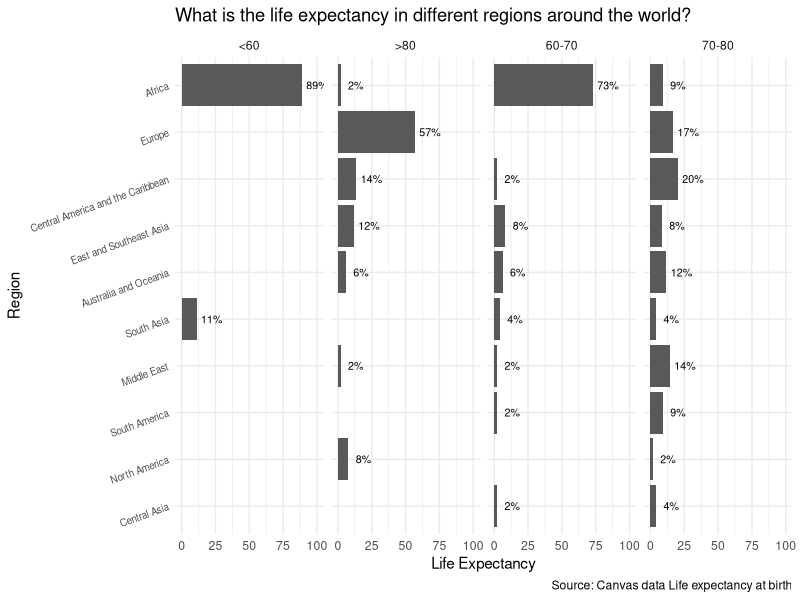

This chart was generated by the following R code:
## ---- chunk 1
rm(list = ls()) 

lifeDF=read.csv("lifeDF.csv")

library(ggplot2)
baseBar = ggplot(lifeDF, aes(x = reorder(region,share), y = share)) + theme_minimal()

barPlot  = baseBar + geom_bar( stat = "identity" )

barsFt = barPlot + facet_grid(~level) 
barsFt=barsFt + coord_flip()

barsFt=barsFt + theme(axis.text.y = element_text(size=7,angle = 20))+labs(y="Life Expectancy")+labs(x="Region")

library(scales)
titleText='What is the life expectancy in different regions around the world?'
sourceText='Source: Canvas data Life expectancy at birth'
barFt=barsFt + geom_text(aes(label=ifelse(share>0.01,
                                      percent(share,accuracy = 1),
                                     "")),
                     nudge_y = 0.11,size=2.7) + 
           scale_y_continuous(labels = percent_format(accuracy = 1,suffix=""))+labs(title=titleText,caption=sourceText) 

barFt

## ---- chunk 2
saveRDS(barFt, file = "barsFt.rds")
